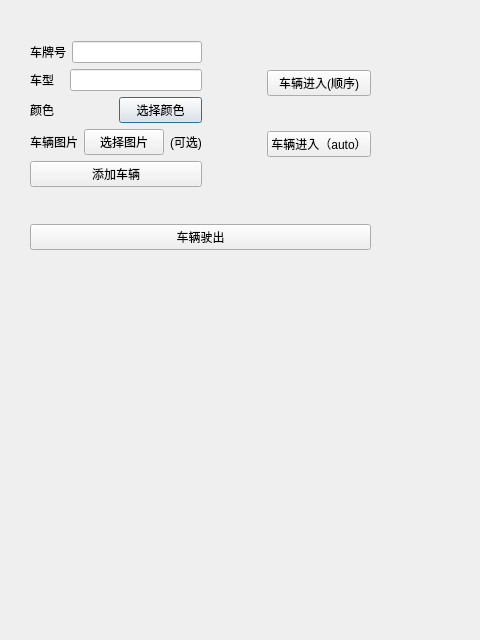
<?xml version="1.0" encoding="UTF-8"?>
<ui version="4.0">
 <class>manageSetDialog</class>
 <widget class="QDialog" name="manageSetDialog">
  <property name="geometry">
   <rect>
    <x>0</x>
    <y>0</y>
    <width>480</width>
    <height>640</height>
   </rect>
  </property>
  <property name="windowTitle">
   <string>车辆管理</string>
  </property>
  <property name="styleSheet">
   <string notr="true"></string>
  </property>
  <widget class="QWidget" name="verticalLayoutWidget">
   <property name="geometry">
    <rect>
     <x>30</x>
     <y>10</y>
     <width>341</width>
     <height>271</height>
    </rect>
   </property>
   <layout class="QVBoxLayout" name="verticalLayout_4">
    <item>
     <layout class="QHBoxLayout" name="horizontalLayout_4">
      <item>
       <layout class="QVBoxLayout" name="verticalLayout_2">
        <item>
         <layout class="QVBoxLayout" name="verticalLayout">
          <item>
           <layout class="QHBoxLayout" name="horizontalLayout">
            <item>
             <widget class="QLabel" name="label">
              <property name="text">
               <string>车牌号</string>
              </property>
             </widget>
            </item>
            <item>
             <widget class="QLineEdit" name="addCarNum"/>
            </item>
           </layout>
          </item>
          <item>
           <layout class="QHBoxLayout" name="horizontalLayout_2">
            <item>
             <widget class="QLabel" name="label_2">
              <property name="text">
               <string>车型   </string>
              </property>
             </widget>
            </item>
            <item>
             <widget class="QLineEdit" name="addCarStyle"/>
            </item>
           </layout>
          </item>
          <item>
           <layout class="QHBoxLayout" name="horizontalLayout_3">
            <item>
             <widget class="QLabel" name="label_3">
              <property name="text">
               <string>颜色</string>
              </property>
             </widget>
            </item>
            <item>
             <widget class="QPushButton" name="ColorChoice">
              <property name="text">
               <string>选择颜色</string>
              </property>
             </widget>
            </item>
           </layout>
          </item>
          <item>
           <layout class="QHBoxLayout" name="horizontalLayout_5">
            <item>
             <widget class="QLabel" name="label_4">
              <property name="text">
               <string>车辆图片</string>
              </property>
             </widget>
            </item>
            <item>
             <widget class="QPushButton" name="ImageChoice">
              <property name="text">
               <string>选择图片</string>
              </property>
             </widget>
            </item>
            <item>
             <widget class="QLabel" name="imagePathLabel">
              <property name="text">
               <string>(可选)</string>
              </property>
              <property name="sizePolicy">
               <sizepolicy hsizetype="Expanding" vsizetype="Preferred">
                <horstretch>0</horstretch>
                <verstretch>0</verstretch>
               </sizepolicy>
              </property>
             </widget>
            </item>
           </layout>
          </item>
         </layout>
        </item>
        <item>
         <widget class="QPushButton" name="addCar">
          <property name="text">
           <string>添加车辆</string>
          </property>
         </widget>
        </item>
       </layout>
      </item>
      <item>
       <spacer name="horizontalSpacer">
        <property name="orientation">
         <enum>Qt::Orientation::Horizontal</enum>
        </property>
        <property name="sizeHint" stdset="0">
         <size>
          <width>40</width>
          <height>20</height>
         </size>
        </property>
       </spacer>
      </item>
      <item>
       <layout class="QVBoxLayout" name="verticalLayout_3">
        <item>
         <widget class="QPushButton" name="CarEnter">
          <property name="text">
           <string>车辆进入(顺序)</string>
          </property>
         </widget>
        </item>
        <item>
         <widget class="QPushButton" name="CarEnterAuto">
          <property name="text">
           <string>车辆进入（auto）</string>
          </property>
         </widget>
        </item>
       </layout>
      </item>
     </layout>
    </item>
    <item>
     <widget class="QPushButton" name="CarOut">
      <property name="text">
       <string>车辆驶出</string>
      </property>
     </widget>
    </item>
   </layout>
  </widget>
 </widget>
 <resources/>
 <connections/>
</ui>
